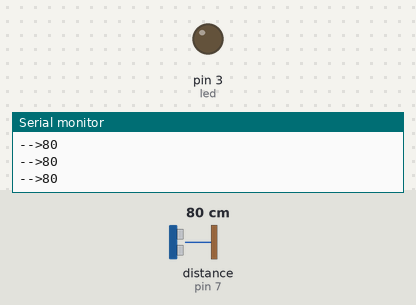
This sketch was run on a simulated Arduino Uno, built with avr-gcc and run on an emulated ATmega328P. Shown: output pins drawn as LEDs (lit = HIGH), the last lines printed to the serial monitor. Wiring (inferred from the names in the program): ultrasonic range finder: trigger pin 6; echo pin 7. Dashed ring = blinking. The inputs (shaded band) are chosen by the test bench; at power-on: distance to the obstacle (sensor on pin 7) 80 cm. The echo pulse lasts 58.3 µs per cm; pins used as bus, display or sensor lines are not drawn.

Above: at 1.4 s.
1.5 s: distance to the obstacle (sensor on pin 7) set to 34 cm
3.0 s: distance to the obstacle (sensor on pin 7) set to 28 cm
At 3.11 s:
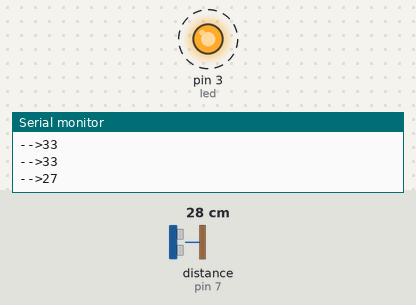
6.0 s: distance to the obstacle (sensor on pin 7) set to 60 cm
At 6.5 s:
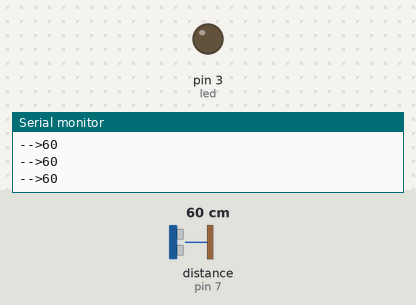
7.5 s: distance to the obstacle (sensor on pin 7) set to 2 cm
At 7.61 s:
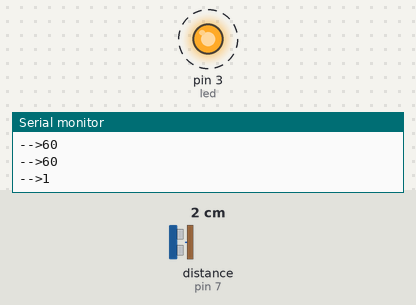
Timing chart, 0 to 11.5 s (numbered marks = the images above; inputs shaded):
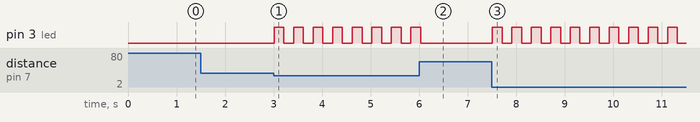

Measured:
- the behaviour switches between 31 and 30 cm on distance to the obstacle (sensor on pin 7) (found by bisection; images 0 and 1)
- after the input at 3.0 s, pin 3 (led): alternates HIGH for 0.20 s and LOW for 0.20 s, starting at once
- after the input at 6.0 s, pin 3 (led): goes on until 6.0 s, then stays LOW
- after the input at 7.5 s, pin 3 (led): alternates HIGH for 0.20 s and LOW for 0.20 s, starting at once

The sketch:

Motor_Detect.ino
```cpp
#define pingTrig 6
#define pingEcho 7

int cameratrigger = 2 ;
int led = 3 ;
void setup()
{Serial.begin(9600);
  pinMode(pingTrig, OUTPUT);
  pinMode(pingEcho, INPUT);
delay(200);
  pinMode(led, OUTPUT);
pinMode(cameratrigger, OUTPUT);


}

void loop()
{
  long duration, inches, cm;

  digitalWrite(pingTrig, LOW);
  delayMicroseconds(2);
  digitalWrite(pingTrig, HIGH);
  delayMicroseconds(10);
  digitalWrite(pingTrig, LOW);

  duration = pulseIn(pingEcho, HIGH);

  cm = duration / 29 / 2;

  Serial.print("-->");Serial.println(cm);
  if(cm < 30 ){
digitalWrite(cameratrigger,HIGH);
digitalWrite(led,HIGH);
    delay(200);
    digitalWrite(cameratrigger,LOW);
digitalWrite(led,LOW);
delay(200);}}
```
